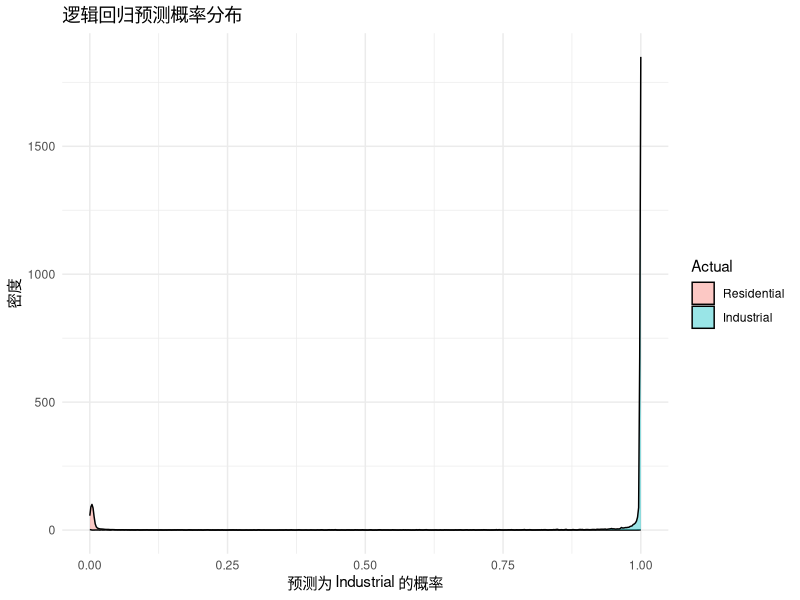
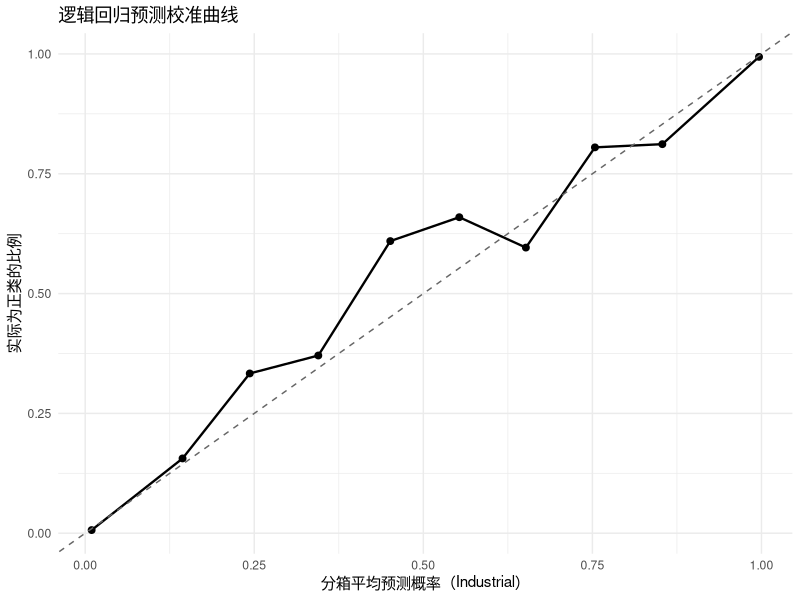
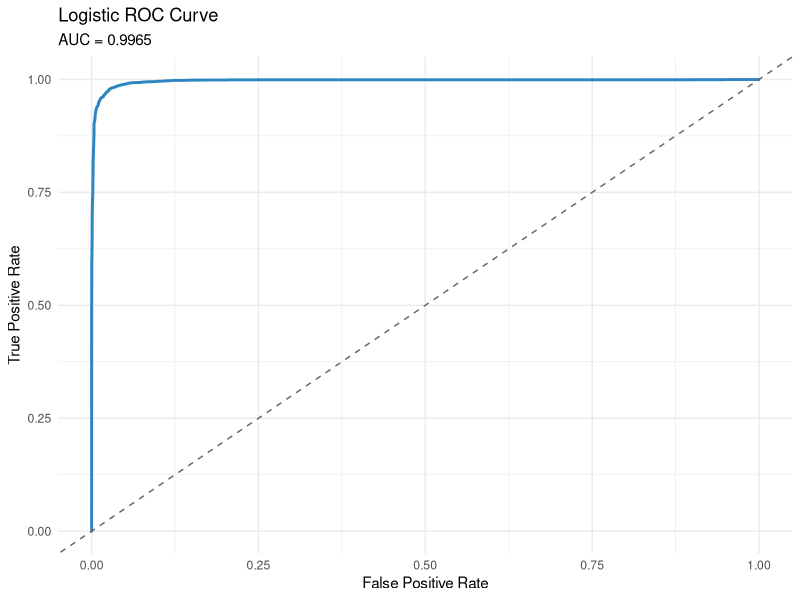

Write the R code that produced these figures, in order.
# 朴素贝叶斯与逻辑回归：训练、评估与可视化

# 加载依赖
user_lib <- Sys.getenv("R_LIBS_USER")
if (user_lib == "") {
  user_lib <- file.path(Sys.getenv("USERPROFILE"), "R", "win-library",
                        paste0(R.version$major, ".", strsplit(R.version$minor, "\\.")[[1]][1]))
}
if (!dir.exists(user_lib)) dir.create(user_lib, recursive = TRUE, showWarnings = FALSE)
.libPaths(c(user_lib, .libPaths()))
if (!requireNamespace("e1071", quietly = TRUE)) {
  install.packages("e1071", repos = "https://cloud.r-project.org", quiet = TRUE, lib = user_lib)
}
if (!requireNamespace("ggplot2", quietly = TRUE)) {
  install.packages("ggplot2", repos = "https://cloud.r-project.org", quiet = TRUE, lib = user_lib)
}
if (!requireNamespace("pROC", quietly = TRUE)) {
  install.packages("pROC", repos = "https://cloud.r-project.org", quiet = TRUE, lib = user_lib)
}

library(ggplot2)
dir.create("figures", showWarnings = FALSE)

font_family <- if (.Platform$OS.type == "windows") "Microsoft YaHei" else ""
base_theme <- theme_minimal() + theme(text = element_text(family = font_family))

# 读取数据
script_dir <- tryCatch(dirname(normalizePath(sys.frame(1)$ofile)), error = function(e) "")
if (script_dir == "" || is.na(script_dir)) {
  script_dir <- getwd()
}
city_data <- read.csv("../data/City_Types.csv", stringsAsFactors = FALSE)
city_data$Type <- factor(city_data$Type)

# 空气指标特征
feature_cols <- c("CO", "NO2", "SO2", "O3", "PM2.5", "PM10")

# 缺失值中位数填充（如有）
for (col in feature_cols) {
  med <- median(city_data[[col]], na.rm = TRUE)
  city_data[[col]][is.na(city_data[[col]])] <- med
}

# 分层切分 70/30
set.seed(123)
train_rows <- integer(0); test_rows <- integer(0)
for (cls in levels(city_data$Type)) {
  idx <- which(city_data$Type == cls)
  idx <- sample(idx)
  cut <- floor(0.7 * length(idx))
  train_rows <- c(train_rows, idx[seq_len(cut)])
  test_rows  <- c(test_rows,  idx[(cut + 1):length(idx)])
}
train_data <- city_data[train_rows, c(feature_cols, "Type")]
test_data  <- city_data[test_rows,  c(feature_cols, "Type")]
train_data$Type <- droplevels(train_data$Type)
test_data$Type  <- factor(test_data$Type, levels = levels(train_data$Type))

# 朴素贝叶斯模型
nb_model <- e1071::naiveBayes(Type ~ ., data = train_data)
nb_pred  <- predict(nb_model, test_data)

# 混淆矩阵与指标（默认正类：Industrial）
pos_class <- if ("Industrial" %in% levels(train_data$Type)) "Industrial" else levels(train_data$Type)[1]
conf_mat <- table(Predicted = nb_pred, Actual = test_data$Type)
accuracy  <- sum(diag(conf_mat)) / sum(conf_mat)
precision <- conf_mat[pos_class, pos_class] / sum(conf_mat[pos_class, ])
recall    <- conf_mat[pos_class, pos_class] / sum(conf_mat[, pos_class])
f1_score  <- 2 * precision * recall / (precision + recall)

cat("样本量：", nrow(city_data), "\n")
cat("训练/测试：", nrow(train_data), "/", nrow(test_data), "\n")
cat("Type 分布（训练）：\n"); print(table(train_data$Type))
cat("Type 分布（测试）：\n"); print(table(test_data$Type))
cat("朴素贝叶斯混淆矩阵：\n"); print(conf_mat)
cat(sprintf("Accuracy: %.4f\n", accuracy))
cat(sprintf("Precision(%s): %.4f\n", pos_class, precision))
cat(sprintf("Recall(%s): %.4f\n", pos_class, recall))
cat(sprintf("F1 Score(%s): %.4f\n", pos_class, f1_score))

# 逻辑回归模型（仅支持二分类）
if (length(levels(train_data$Type)) == 2) {
  neg_class <- setdiff(levels(train_data$Type), pos_class)[1]
  train_data$Type <- relevel(train_data$Type, ref = neg_class)
  test_data$Type  <- factor(test_data$Type, levels = levels(train_data$Type))

  logit <- glm(Type ~ ., data = train_data, family = binomial())
  logit_prob <- predict(logit, newdata = test_data, type = "response")

  pred_df <- data.frame(
    Actual = test_data$Type,
    Prob = logit_prob
  )

  roc_obj <- pROC::roc(response = test_data$Type,
                       predictor = logit_prob,
                       levels = c(neg_class, pos_class),
                       direction = "<")
  auc_val <- as.numeric(pROC::auc(roc_obj))

  # 预测概率密度分布
  p_prob <- ggplot(pred_df, aes(x = Prob, fill = Actual)) +
    geom_density(alpha = 0.4) +
    labs(title = "逻辑回归预测概率分布",
         x = paste0("预测为 ", pos_class, " 的概率"),
         y = "密度") +
    base_theme
  ggsave("figures/logit_pred_probability.png", p_prob, width = 6, height = 4, dpi = 300)

  # 校准曲线（分箱）
  pred_df$bin <- cut(pred_df$Prob, breaks = seq(0, 1, 0.1), include.lowest = TRUE)
  cal_prob <- aggregate(Prob ~ bin, data = pred_df, mean)
  cal_rate <- aggregate(I(Actual == pos_class) ~ bin, data = pred_df, mean)
  cal_df <- data.frame(
    Prob = cal_prob$Prob,
    Rate = cal_rate[, 2]
  )

  p_cal <- ggplot(cal_df, aes(x = Prob, y = Rate)) +
    geom_point(size = 2) +
    geom_line(linewidth = 0.8) +
    geom_abline(slope = 1, intercept = 0, linetype = "dashed", color = "#666666") +
    labs(title = "逻辑回归预测校准曲线",
         x = paste0("分箱平均预测概率（", pos_class, "）"),
         y = "实际为正类的比例") +
    base_theme
  ggsave("figures/logit_calibration.png", p_cal, width = 6, height = 4, dpi = 300)

  roc_df <- data.frame(
    FPR = 1 - roc_obj$specificities,
    TPR = roc_obj$sensitivities
  )
  p_roc <- ggplot(roc_df, aes(x = FPR, y = TPR)) +
    geom_line(color = "#2E86C1", linewidth = 1) +
    geom_abline(slope = 1, intercept = 0, linetype = "dashed", color = "#666666") +
    labs(title = "Logistic ROC Curve",
         subtitle = sprintf("AUC = %.4f", auc_val),
         x = "False Positive Rate",
         y = "True Positive Rate") +
    base_theme
  ggsave("figures/logit_roc.png", p_roc, width = 6, height = 4, dpi = 300)
  cat(sprintf("Logistic AUC: %.4f\n", auc_val))
} else {
  warning("Type 为多分类，逻辑回归预测可视化已跳过。")
}
